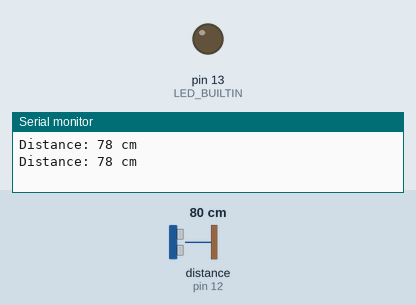
Bench run of a sketch on a simulated Arduino Uno, built with avr-gcc and run on an emulated ATmega328P. Shown: output pins drawn as LEDs (lit = HIGH), the last lines printed to the serial monitor. Wiring (inferred from the names in the program): ultrasonic range finder: trigger pin 11; echo pin 12. The inputs (shaded band) are chosen by the test bench; at power-on: distance to the obstacle (sensor on pin 12) 80 cm. The echo pulse lasts 58.3 µs per cm; pins used as bus, display or sensor lines are not drawn.

Above: at 1.8 s.
1.9 s: distance to the obstacle (sensor on pin 12) set to 18 cm
3.4 s: distance to the obstacle (sensor on pin 12) set to 13 cm
At 5.2 s:
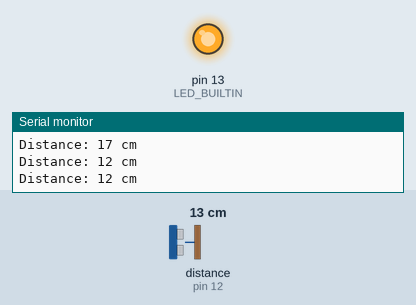
5.5 s: distance to the obstacle (sensor on pin 12) set to 35 cm
At 7.0 s:
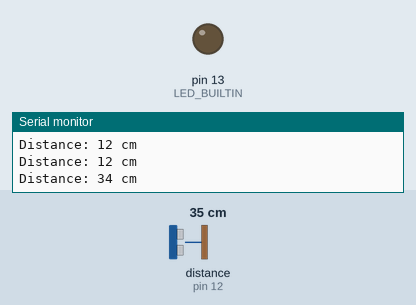
7.5 s: distance to the obstacle (sensor on pin 12) set to 2 cm
At 8.7 s:
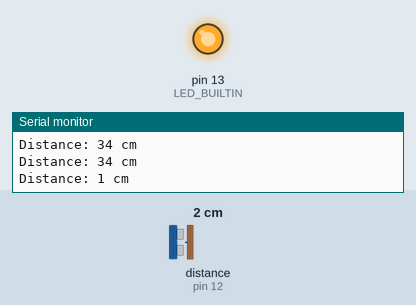
Timing chart, 0 to 10.5 s (numbered marks = the images above; inputs shaded):
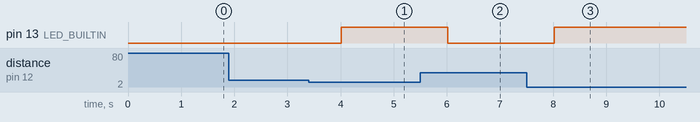

Measured:
- the behaviour switches between 16 and 15 cm on distance to the obstacle (sensor on pin 12) (found by bisection; images 0 and 1)
- after the input at 3.4 s, pin 13 (LED_BUILTIN): LOW → HIGH after 0.62 s
- after the input at 5.5 s, pin 13 (LED_BUILTIN): HIGH → LOW after 0.52 s
- after the input at 7.5 s, pin 13 (LED_BUILTIN): LOW → HIGH after 0.52 s

The sketch:

Measuring_Object_Distance.ino
```cpp
int trigger_pin = 11;
int echo_pin = 12;

long duration;
int distance;

void setup(){
pinMode(trigger_pin, OUTPUT);
pinMode(LED_BUILTIN, OUTPUT);
pinMode(echo_pin, INPUT);
Serial.begin(9600);
}

void loop(){
  digitalWrite(trigger_pin, LOW);
  delayMicroseconds(2);

  digitalWrite(trigger_pin, HIGH);
  delayMicroseconds(10);
  digitalWrite(trigger_pin, LOW);

  duration = pulseIn(echo_pin, HIGH);
  distance = duration*0.034/2;

  if (distance <15)
  digitalWrite(LED_BUILTIN, HIGH);
  else
  digitalWrite(LED_BUILTIN, LOW);
  Serial.print("Distance: ");
  Serial.print(distance);
  Serial.println(" cm");
  delay(1000);
}
```
